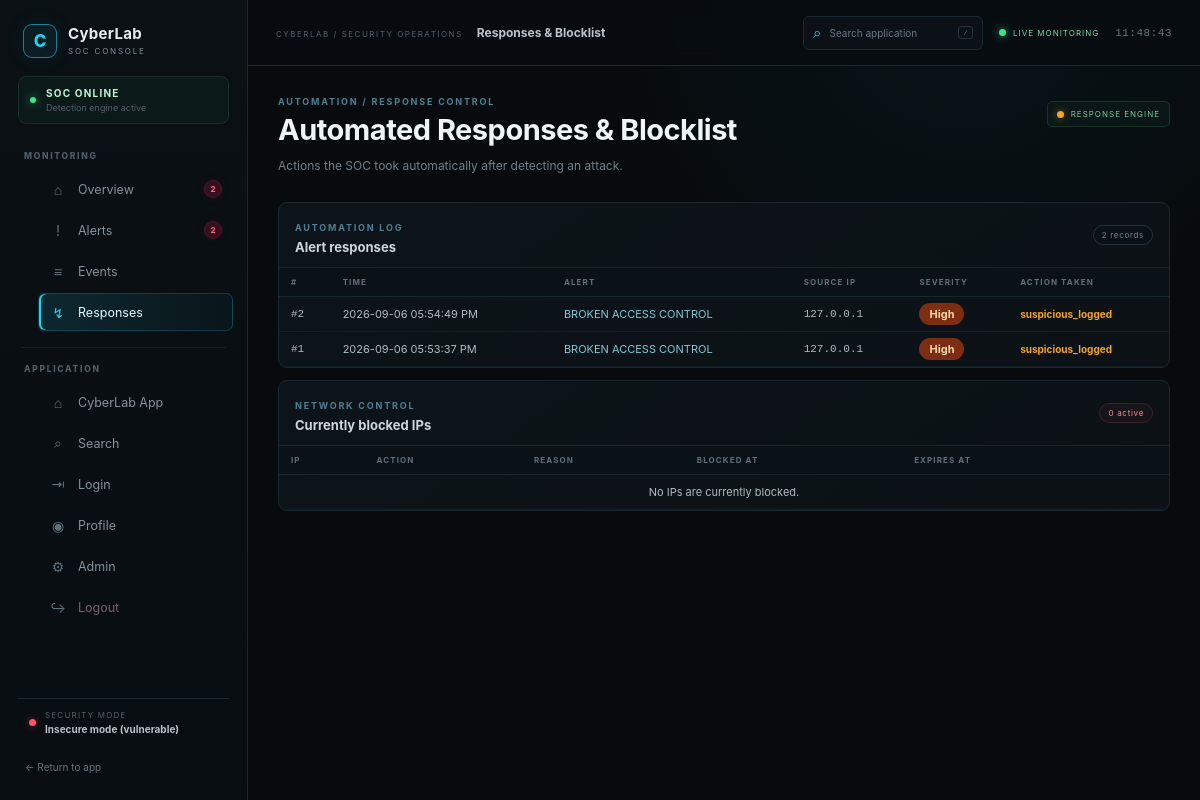
The app's page /soc/responses with its own data.
### tables this page shows
CREATE TABLE alerts (
            id INTEGER PRIMARY KEY AUTOINCREMENT,
            timestamp TEXT NOT NULL,
            alert_type TEXT,
            severity TEXT,
            source_ip TEXT,
            username TEXT,
            endpoint TEXT,
            description TEXT,
            detection_status TEXT DEFAULT 'detected',
            response_status TEXT DEFAULT 'pending'
        );

### app.py (the view)
@app.route("/soc/responses")
def soc_responses():
    return render_template("soc_responses.html",
                           responses=database.get_responses(100),
                           blocked=database.get_blocked_ips())

### app.py (called while the page is built)
def fmt_clock12(value):
    if not value:
        return value
    try:
        dt = datetime.strptime(str(value), "%Y-%m-%d %H:%M:%S")
    except ValueError:
        return value
    return dt.strftime("%Y-%m-%d %I:%M:%S %p")

def secure_mode_enabled():
    return database.get_setting("mode", "insecure") == "secure"

@app.context_processor
def inject_soc_globals():
    secure = secure_mode_enabled()
    return {
        "secure_mode": secure,
        "mode_badge": "Secure mode" if secure else "Insecure mode (vulnerable)",
        "mode_class": "secure" if secure else "insecure",
    }

### database.py (called while the page is built)
def get_db():
    connection = sqlite3.connect(DATABASE)
    connection.row_factory = sqlite3.Row
    return connection

def get_responses(limit=50):
    db = get_db()
    rows = db.execute(
        "SELECT * FROM alerts WHERE response_status NOT IN ('pending', 'none') "
        "ORDER BY id DESC LIMIT ?", (limit,)).fetchall()
    db.close()
    return [dict(r) for r in rows]

def get_blocked_ips():
    db = get_db()
    rows = db.execute("SELECT * FROM blocked_ips ORDER BY id DESC").fetchall()
    db.close()
    return [dict(r) for r in rows]

def get_setting(key, default=None):
    db = get_db()
    row = db.execute("SELECT value FROM settings WHERE key = ?",
                     (key,)).fetchone()
    db.close()
    return row["value"] if row else default

### templates/soc_responses.html (shortened to what this page needs)
{% extends "soc_base.html" %}
{% set active_page = 'responses' %}
{% block page_label %}Responses &amp; Blocklist{% endblock %}
{% block content %}
<div class="soc-page-heading">
    <div>
        <div class="eyebrow">AUTOMATION / RESPONSE CONTROL</div>
        <h1>Automated Responses &amp; Blocklist</h1>
        <p>Actions the SOC took automatically after detecting an attack.</p>
    </div>
    <div class="heading-status"><span class="warning"></span> RESPONSE ENGINE</div>
</div>
<div class="soc-panel">
    <div class="panel-header">
        <div><span class="panel-kicker">AUTOMATION LOG</span><h3>Alert responses</h3></div>
        <span class="record-badge">{{ responses|length }} records</span>
    </div>
    <div class="table-scroll">
        <table class="soc-table">
            <thead><tr><th>#</th><th>Time</th><th>Alert</th><th>Source IP</th><th>Severity</th><th>Action taken</th></tr></thead>
            <tbody>
            {% for alert in responses %}
                <tr>
                    <td class="mono muted">#{{ alert.id }}</td>
                    <td>{{ alert.timestamp|clock12 }}</td>
                    <td><a class="table-link" href="/soc/alert/{{ alert.id }}">{{ alert.alert_type }}</a></td>
                    <td class="mono">{{ alert.source_ip }}</td>
                    <td><span class="sev sev-{{ alert.severity|lower }}">{{ alert.severity }}</span></td>
                    <td><span class="response-text resp-{{ alert.response_status }}">{{ alert.response_status }}</span></td>
                </tr>
            {% else %}
                <tr><td colspan="6" class="empty-state">No automated responses recorded.</td></tr>
            {% endfor %}
            </tbody>
        </table>
    </div>
</div>
<div class="soc-panel">
    <div class="panel-header">
        <div><span class="panel-kicker">NETWORK CONTROL</span><h3>Currently blocked IPs</h3></div>
        <span class="record-badge danger-badge">{{ blocked|length }} active</span>
    </div>
    <div class="table-scroll">
        <table class="soc-table">
            <thead><tr><th>IP</th><th>Action</th><th>Reason</th><th>Blocked at</th><th>Expires at</th><th></th></tr></thead>
            <tbody>
            {% for entry in blocked %}
                <tr>
                    <td class="mono ip-highlight">{{ entry.ip }}</td>
                    <td>{{ entry.action }}</td>
                    <td class="td-details">{{ entry.reason }}</td>
                    <td>{{ entry.timestamp|clock12 }}</td>
                    <td>{{ entry.expires_at|clock12 }}</td>
                    <td>
                        <form method="POST" action="/soc/unblock/{{ entry.ip }}">
                            <button type="submit" class="btn-ok btn-small">Unblock</button>
                        </form>
                    </td>
                </tr>
            {% else %}
                <tr><td colspan="6" class="empty-state">No IPs are currently blocked.</td></tr>
            {% endfor %}
            </tbody>
        </table>
    </div>
</div>
{% endblock %}

### static/style.css (style rules this page uses)
:root { --app-bg: #070b10; --app-surface: #0d131b; --app-surface-2: #111923; --app-border: #1d2a38; --app-border-soft: #16212c; --app-text: #e8eef5; --app-muted: #8795a5; --app-blue: #38bdf8; --app-blue-soft: #0c2637; --app-green: #34d399; --app-green-soft: #0d2b24; --app-red: #f43f5e; --app-red-soft: #35131c; --app-orange: #fb923c; }
* { margin: 0; padding: 0; box-sizing: border-box; }
body { font-family: Inter, "Segoe UI", Arial, sans-serif; background: radial-gradient(circle at 85% 0%, rgba(56,189,248,.055), transparent 28%), linear-gradient(180deg, #080d13 0%, var(--app-bg) 100%); color: var(--app-text); min-height: 100vh; }
h1 { font-size: clamp(27px, 3vw, 34px); letter-spacing: -.7px; margin-bottom: 10px; color: #f8fafc; }
h3 { color: #dce7f1; }
p { color: var(--app-muted); line-height: 1.65; }

### static/soc_shell.css (style rules this page uses)
.soc-page-heading { display: flex; align-items: flex-start; justify-content: space-between; gap: 25px; margin-bottom: 26px; }
.soc-page-heading h1 { margin: 5px 0 9px; color: #edf5f7; font-size: 29px; font-weight: 700; letter-spacing: -0.5px; }
.soc-page-heading p { max-width: 760px; margin: 0; color: #71818b; font-size: 12px; line-height: 1.65; }
.eyebrow, .panel-kicker { color: #4e8195; font-size: 9px; font-weight: 700; letter-spacing: 1.8px; text-transform: uppercase; }

### records on screen
alerts: id "2", timestamp|clock12 "2026-09-06 05:54:49 PM", alert_type "BROKEN ACCESS CONTROL", source_ip "127.0.0.1", severity "High", response_status "suspicious_logged"
alerts: id "1", timestamp|clock12 "2026-09-06 05:53:37 PM", alert_type "BROKEN ACCESS CONTROL", source_ip "127.0.0.1", severity "High", response_status "suspicious_logged"

### other values on screen
{{ notification_overview }} "2"
{{ notification_alerts }} "2"
{{ mode_badge }} "Insecure mode (vulnerable)"
{{ responses|length }} "2"
{{ blocked|length }} "0"
